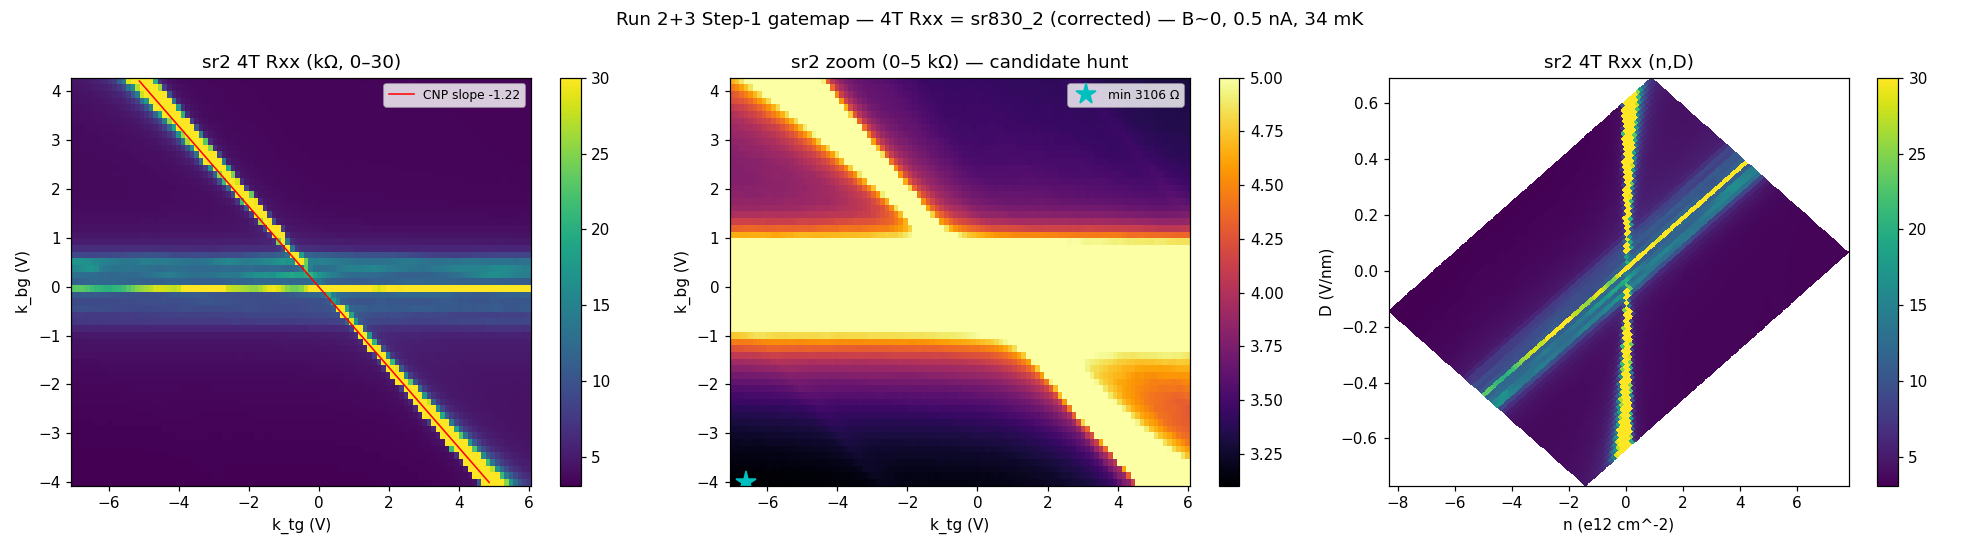

Source code (Python):
import numpy as np
import matplotlib
matplotlib.use("Agg")
import matplotlib.pyplot as plt
from scipy.ndimage import gaussian_filter1d, uniform_filter
from hera.analysis import open_run, GateCalibration

NF = 101
def Rgrid(g, srtag, gainkey, nrows):
    mc = g.meta["measurement_config"]; Ib = mc["bias_voltage_1"]/mc["bias_resistor"]
    return ((g.col(f"{srtag}_X")/mc[gainkey])/Ib)[:nrows*NF].reshape(nrows, NF)

r2, r3 = open_run("data/2"), open_run("data/3"); n2 = 44
vtg = np.vstack([r2.col_at(r2.col_indices("k_tg_volt")[-1])[:n2*NF].reshape(n2,NF),
                 r3.col_at(r3.col_indices("k_tg_volt")[-1]).reshape(17,NF)])
vbg = np.vstack([r2.col_at(r2.col_indices("k_bg_volt")[-1])[:n2*NF].reshape(n2,NF),
                 r3.col_at(r3.col_indices("k_bg_volt")[-1]).reshape(17,NF)])
# *** 4T Rxx = sr830_2 (operator correction 2026-06-20) ***
R = np.vstack([Rgrid(r2,"sr830_2","sr2_gain",n2), Rgrid(r3,"sr830_2","sr2_gain",17)])
tg_axis, bg_axis = vtg[0], vbg[:,0]
print(f"sr2 (4T Rxx) grid {R.shape}  range {R.min():.0f}..{R.max():.0f} Ω  median {np.median(R):.0f} Ω")

# CNP fit on sr2
tg_cnp = np.array([tg_axis[np.argmax(gaussian_filter1d(R[i],2))] for i in range(61)])
ins = (tg_cnp>tg_axis.min()+0.3)&(tg_cnp<tg_axis.max()-0.3)
slope, icpt = np.polyfit(bg_axis[ins], tg_cnp[ins], 1)
print(f"CNP (sr2): Vtg={slope:.3f}*Vbg+{icpt:.3f}  ({ins.sum()}/61)  cap ratio {-slope:.3f} (prior 1.18)")

cal = GateCalibration.from_thicknesses(23.6e-9, 20e-9, 0)
n0,_ = cal.n_D(np.array([icpt]), np.array([0.0]))
nn, DD = cal.n_D(vtg.ravel(), vbg.ravel()); nn=(nn-n0[0]).reshape(R.shape); DD=DD.reshape(R.shape)

# candidate scan: look for sr2 collapsing toward 0 (SC), well below the kΩ metal
metal = np.median(R[(R>500)&(R<8000)])
print(f"\nmetal Rxx (sr2) ~{metal:.0f} Ω")
Rs = uniform_filter(R, 3)
for thr in (2000, 1000, 500, 200):
    m = Rs < thr
    print(f"  3x3-smoothed sr2 < {thr} Ω: {m.sum()} pts ({100*m.sum()/R.size:.2f}%)")
im = np.unravel_index(np.argmin(Rs), Rs.shape)
print(f"  lowest smoothed sr2 = {Rs[im]:.0f} Ω at Vtg={vtg[im]:.2f} Vbg={vbg[im]:.2f} "
      f"(n={nn[im]/1e4/1e12:.2f}e12 cm^-2, D={DD[im]/1e9:.3f} V/nm)")
print(f"  (SC would show sr2 -> ~0, well below the ~{metal:.0f} Ω metal)")

fig, ax = plt.subplots(1,3, figsize=(18,5))
fig.suptitle("Run 2+3 Step-1 gatemap — 4T Rxx = sr830_2 (corrected) — B~0, 0.5 nA, 34 mK")
im0=ax[0].pcolormesh(tg_axis,bg_axis,np.clip(R/1e3,0,30),cmap="viridis",shading="nearest")
ax[0].plot(slope*bg_axis[ins]+icpt,bg_axis[ins],"r-",lw=1,label=f"CNP slope {slope:.2f}")
ax[0].set(xlabel="k_tg (V)",ylabel="k_bg (V)",title="sr2 4T Rxx (kΩ, 0–30)"); ax[0].legend(fontsize=8); plt.colorbar(im0,ax=ax[0])
im1=ax[1].pcolormesh(tg_axis,bg_axis,np.clip(R/1e3,0,5),cmap="inferno",shading="nearest")
ax[1].plot(vtg[im],vbg[im],"c*",ms=14,label=f"min {Rs[im]:.0f} Ω")
ax[1].set(xlabel="k_tg (V)",ylabel="k_bg (V)",title="sr2 zoom (0–5 kΩ) — candidate hunt"); ax[1].legend(fontsize=8); plt.colorbar(im1,ax=ax[1])
im2=ax[2].pcolormesh(nn/1e4/1e12,DD/1e9,np.clip(R/1e3,0,30),cmap="viridis",shading="nearest")
ax[2].set(xlabel="n (e12 cm^-2)",ylabel="D (V/nm)",title="sr2 4T Rxx (n,D)"); plt.colorbar(im2,ax=ax[2])
plt.tight_layout(); plt.savefig("hera_scratch/full_map_sr2.png",dpi=110); print("\nsaved hera_scratch/full_map_sr2.png")
